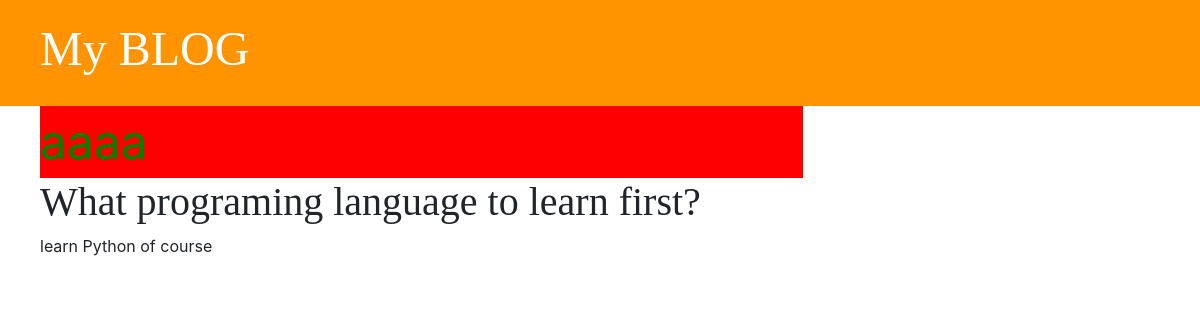
/post/1/, run on an earlier commit of the app's database.
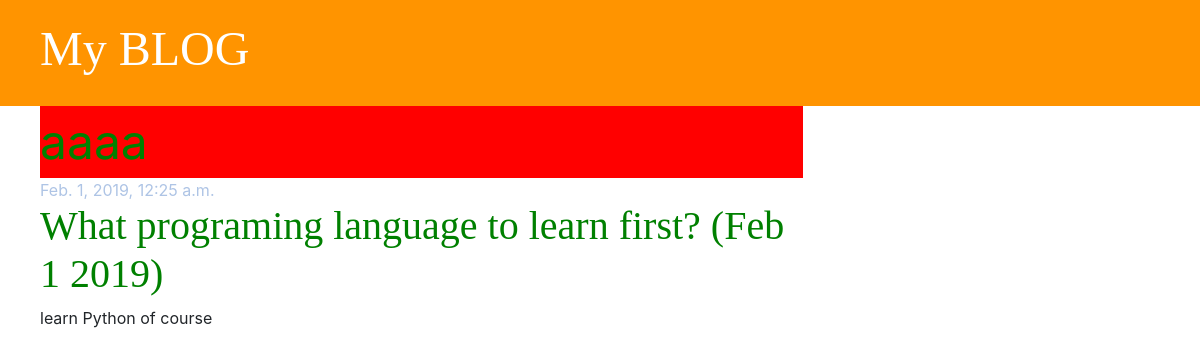
And on a later commit of the database.
### blog/models.py (models this page shows, shortened)
class Post(models.Model):
    author = models.ForeignKey('auth.User', on_delete=models.CASCADE)
    title = models.CharField(max_length=200)
    text = models.TextField()
    created_date = models.DateTimeField(default=timezone.now)
    published_date = models.DateTimeField(blank=True, null=True)
    test_date = models.DateTimeField(blank=True, null=True)

### blog/views.py (the view)
# urls.py: path('post/<int:pk>/', views.post_detail, name='post_detail'),
def post_detail(request, pk):
    post = get_object_or_404(Post, pk=pk)
    stuff_for_frontend = {'post': post}
    return render(request, 'blog/post_detail.html', stuff_for_frontend)

### blog/templates/blog/post_detail.html
{% extends 'blog/base.html' %}
{% block content %}
<div class="ron">aaaa</div>
{% if post.published_date %}
<div class="post">
    <div class="date">
        {{ post.published_date}}
    </div>
    {% endif%}
    <h1>{{ post.title}}</h1>
    <p>{{ post.text|linebreaksbr}}</p>
</div>
{% endblock %}

### blog/templates/blog/base.html (shortened to what this page needs)
{% load staticfiles %}
<!doctype html>
<html lang="en">
<head>
    <link rel="stylesheet" href="{% static 'css/blog.css' %}">
    <link rel="stylesheet" href="https://stackpath.bootstrapcdn.com/bootstrap/4.3.0/css/bootstrap.min.css">
</head>
<body>
<div class="page-header">
    <h1><a href="/">My BLOG</a></h1>
</div>
<div class="content">
    <div class="row">
        <div class="col-md-8">
            {% block content %}
            {% endblock %}
        </div>
    </div>
</div>
</body>
</html>

### blog/static/css/blog.css (style rules this page uses)
.ron { color: green; font-size: 36pt; text-decoration: none; background-color: red; }
.page-header { color: green; background-color: #ff9400; margin-top: 0; padding: 20px 20px 20px 40px; }
.content { margin-left: 40px; }
.page-header h1, .page-header h1 a { color: #ffffff; font-size: 36pt; text-decoration: none; }
h1, h2, h3, h4 { font-family: 'Tangerine', 'Inconsolata', 'Drpod Sans', serif; font-size: 48px; }
.date { color: #aec4e5 }
.post { margin-bottom: 70px; }
.post h1 { color: green; }

What changed in the data, as far as the page shows it:
changed Post "learn Python of course": published_date (not shown) → "Feb. 1, 2019, 12:25 a.m."; title "What programing language to learn first?" → "What programing language to learn first? (Feb 1 2019)"
